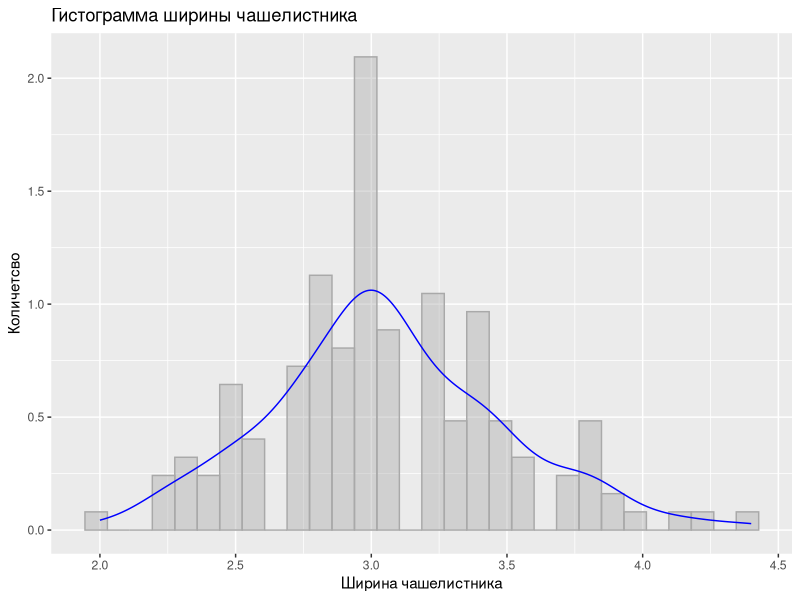

Recreate this plot in R.
## ---- chunk 1
library(datasets)
library(ggplot2)

data(iris)
## ---- chunk 2
summary(iris$Sepal.Width)
## ---- chunk 3

ggplot(data = iris, aes(Sepal.Width)) + 
  geom_histogram(col="dark gray", 
                 bins = 30,
                 alpha = .4,
                 fill = "dark gray",
                 aes(y = ..density..)) +
  geom_density(col = "blue") + 
  labs(title="Гистограмма ширины чашелистника") +
  labs(x = "Ширина чашелистника", y = "Количетсво")
## ---- chunk 4
shapiro.test(iris$Sepal.Width)
